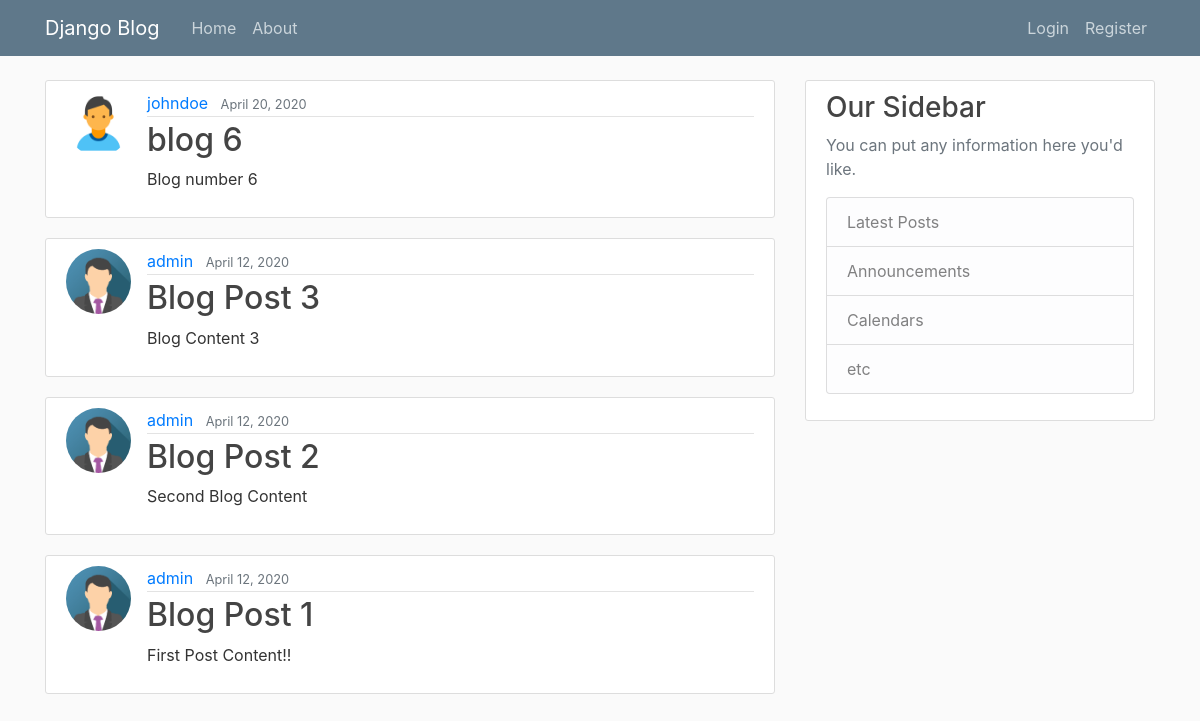
/, run on an earlier commit of the app's database.
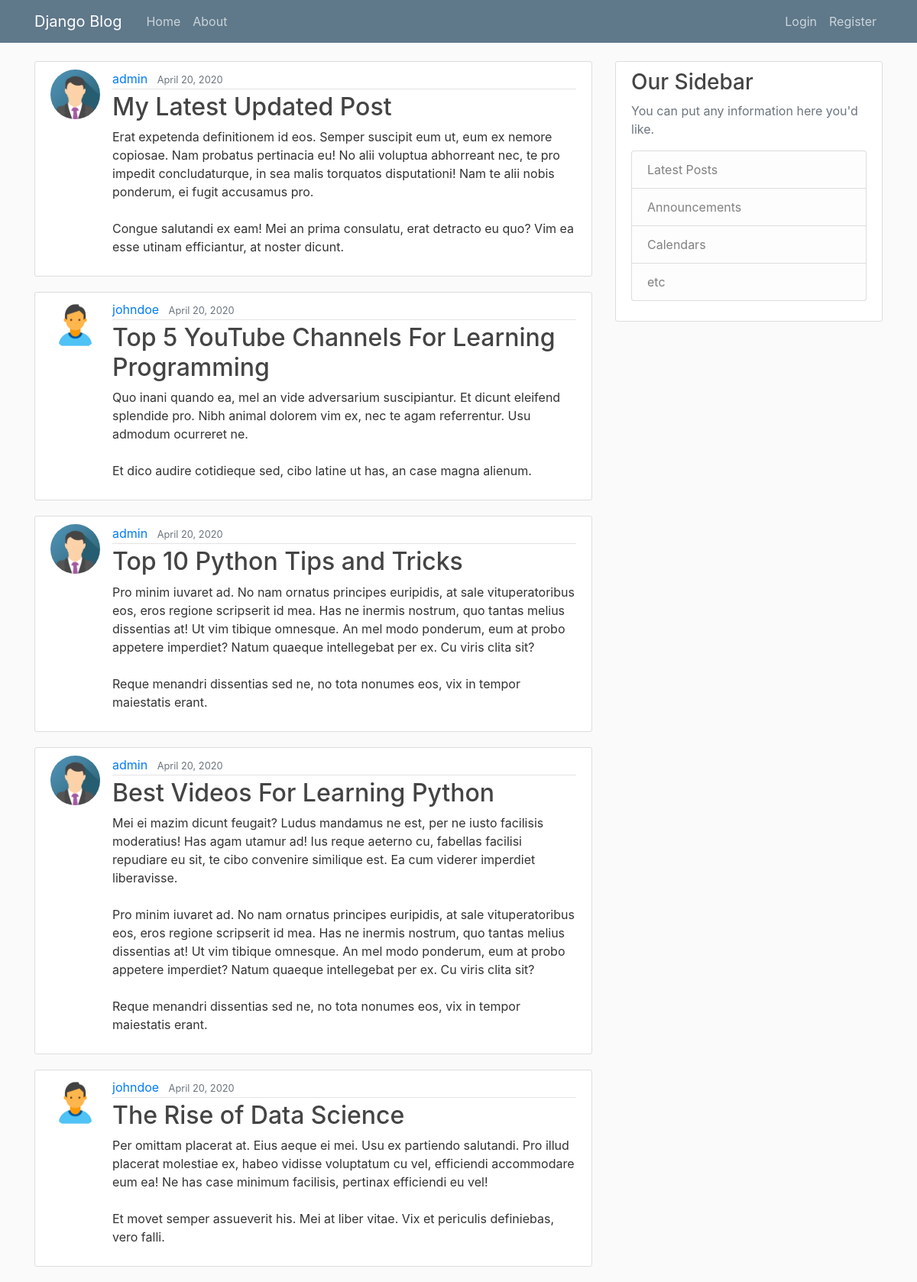
And on a later commit of the database.
### blog/models.py (models this page shows, shortened)
class Post(models.Model):
    title = models.CharField(max_length=100)
    content = models.TextField()
    date_posted = models.DateTimeField(default=timezone.now)
    author = models.ForeignKey(User, on_delete=models.CASCADE)

### users/models.py (models this page shows, shortened)
class Profile(models.Model):
    user = models.OneToOneField(User, on_delete=models.CASCADE)
    image = models.ImageField(default='default.png', upload_to='profile_pics')

### blog/views.py (the view)
# urls.py: path('', PostListView.as_view(), name='blog-home'),
class PostListView(ListView):
    model = Post
    template_name = 'blog/home.html'
    context_object_name = 'posts'
    ordering = ['-date_posted']
    paginate_by = 5

### blog/templates/blog/home.html
{% extends "blog/base.html" %}
{% block content %}
    {% for post in posts %}
    <article class="media content-section">
        <img class="rounded-circle article-img" src="{{ post.author.profile.image.url }}" />
        <div class="media-body">
          <div class="article-metadata">
            <a class="mr-2" href="#">{{ post.author }}</a>
            <small class="text-muted">{{ post.date_posted|date:"F d, Y" }}</small>
          </div>
          <h2><a class="article-title" href="{% url 'post-detail' post.id %}">{{ post.title }}</a></h2>
          <p class="article-content">{{ post.content }}</p>
        </div>
      </article>
    {% endfor %}
{% endblock content %}

What changed in the data, as far as the page shows it:
no longer on this page (row unchanged): Post: author.profile.image (picture), author "johndoe", date_posted "April 20, 2020", title "blog 6", content "Blog number 6"
no longer on this page (row unchanged): Post: author.profile.image (picture), author "admin", date_posted "April 12, 2020", title "Blog Post 3", content "Blog Content 3"
no longer on this page (row unchanged): Post: author.profile.image (picture), author "admin", date_posted "April 12, 2020", title "Blog Post 2", content "Second Blog Content"
no longer on this page (row unchanged): Post: author.profile.image (picture), author "admin", date_posted "April 12, 2020", title "Blog Post 1", content "First Post Content!!"
added Post: author.profile.image (picture), author "admin", date_posted "April 20, 2020", title "My Latest Updated Post", content "Erat expetenda definitionem id eos. Semper suscipit eum ut, eum ex nemore copiosae. Nam probatus pertinacia eu! No alii voluptua abhorreant nec, te pro impedit concludaturque, in sea malis torquatos disputationi! Nam te alii nobis ponderum, ei fugit accusamus pro. Congue salutandi ex eam! Mei an prima consulatu, erat detracto eu quo? Vim ea esse utinam efficiantur, at noster dicunt."
added Post: author.profile.image (picture), author "johndoe", date_posted "April 20, 2020", title "Top 5 YouTube Channels For Learning Programming", content "Quo inani quando ea, mel an vide adversarium suscipiantur. Et dicunt eleifend splendide pro. Nibh animal dolorem vim ex, nec te agam referrentur. Usu admodum ocurreret ne. Et dico audire cotidieque sed, cibo latine ut has, an case magna alienum."
added Post: author.profile.image (picture), author "admin", date_posted "April 20, 2020", title "Top 10 Python Tips and Tricks", content "Pro minim iuvaret ad. No nam ornatus principes euripidis, at sale vituperatoribus eos, eros regione scripserit id mea. Has ne inermis nostrum, quo tantas melius dissentias at! Ut vim tibique omnesque. An mel modo ponderum, eum at probo appetere imperdiet? Natum quaeque intellegebat per ex. Cu viris clita sit? Reque menandri dissentias sed ne, no tota nonumes eos, vix in tempor maiestatis erant."
added Post: author.profile.image (picture), author "admin", date_posted "April 20, 2020", title "Best Videos For Learning Python", content "Mei ei mazim dicunt feugait? Ludus mandamus ne est, per ne iusto facilisis moderatius! Has agam utamur ad! Ius reque aeterno cu, fabellas facilisi repudiare eu sit, te cibo convenire similique est. Ea cum viderer imperdiet liberavisse. Pro minim iuvaret ad. No nam ornatus principes euripidis, at sale vituperatoribus eos, eros regione scripserit id mea. Has ne inermis nostrum, quo tantas melius dissentias at! Ut vim tibique omnesque. An mel modo ponderum, eum at probo appetere imperdiet? Natum quaeque intellegebat per ex. Cu viris clita sit? Reque menandri dissentias sed ne, no tota nonumes eos, vix in tempor maiestatis erant."
added Post: author.profile.image (picture), author "johndoe", date_posted "April 20, 2020", title "The Rise of Data Science", content "Per omittam placerat at. Eius aeque ei mei. Usu ex partiendo salutandi. Pro illud placerat molestiae ex, habeo vidisse voluptatum cu vel, efficiendi accommodare eum ea! Ne has case minimum facilisis, pertinax efficiendi eu vel! Et movet semper assueverit his. Mei at liber vitae. Vix et periculis definiebas, vero falli."
